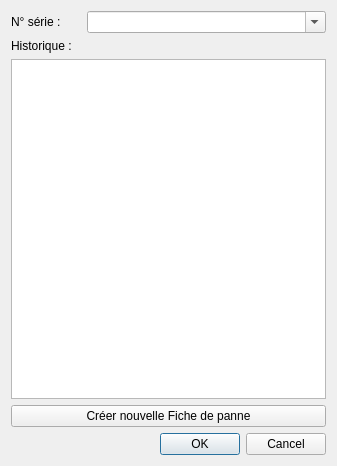
<?xml version="1.0" encoding="UTF-8"?>
<ui version="4.0">
 <class>Dialog</class>
 <widget class="QDialog" name="Dialog">
  <property name="geometry">
   <rect>
    <x>0</x>
    <y>0</y>
    <width>337</width>
    <height>466</height>
   </rect>
  </property>
  <property name="windowTitle">
   <string>Dialog</string>
  </property>
  <layout class="QVBoxLayout" name="verticalLayout">
   <item>
    <layout class="QHBoxLayout" name="horizontalLayout_2">
     <item>
      <widget class="QLabel" name="label_num_serie">
       <property name="maximumSize">
        <size>
         <width>70</width>
         <height>16777215</height>
        </size>
       </property>
       <property name="text">
        <string>N° série :</string>
       </property>
       <property name="textFormat">
        <enum>Qt::AutoText</enum>
       </property>
      </widget>
     </item>
     <item>
      <widget class="QComboBox" name="comboBox_num_serie">
       <property name="editable">
        <bool>true</bool>
       </property>
      </widget>
     </item>
    </layout>
   </item>
   <item>
    <widget class="QLabel" name="label_historique">
     <property name="text">
      <string>Historique :</string>
     </property>
    </widget>
   </item>
   <item>
    <widget class="QTextEdit" name="textEdit_historique">
     <property name="font">
      <font>
       <family>Arial</family>
       <pointsize>12</pointsize>
       <bold>false</bold>
      </font>
     </property>
     <property name="lineWidth">
      <number>5</number>
     </property>
    </widget>
   </item>
   <item>
    <widget class="QPushButton" name="pushButton_nouvelle_panne">
     <property name="text">
      <string>Créer nouvelle Fiche de panne</string>
     </property>
    </widget>
   </item>
   <item>
    <widget class="QDialogButtonBox" name="buttonBox">
     <property name="orientation">
      <enum>Qt::Horizontal</enum>
     </property>
     <property name="standardButtons">
      <set>QDialogButtonBox::Cancel|QDialogButtonBox::Ok</set>
     </property>
    </widget>
   </item>
  </layout>
 </widget>
 <resources/>
 <connections>
  <connection>
   <sender>buttonBox</sender>
   <signal>accepted()</signal>
   <receiver>Dialog</receiver>
   <slot>accept()</slot>
   <hints>
    <hint type="sourcelabel">
     <x>248</x>
     <y>254</y>
    </hint>
    <hint type="destinationlabel">
     <x>157</x>
     <y>274</y>
    </hint>
   </hints>
  </connection>
  <connection>
   <sender>buttonBox</sender>
   <signal>rejected()</signal>
   <receiver>Dialog</receiver>
   <slot>reject()</slot>
   <hints>
    <hint type="sourcelabel">
     <x>316</x>
     <y>260</y>
    </hint>
    <hint type="destinationlabel">
     <x>286</x>
     <y>274</y>
    </hint>
   </hints>
  </connection>
 </connections>
</ui>
